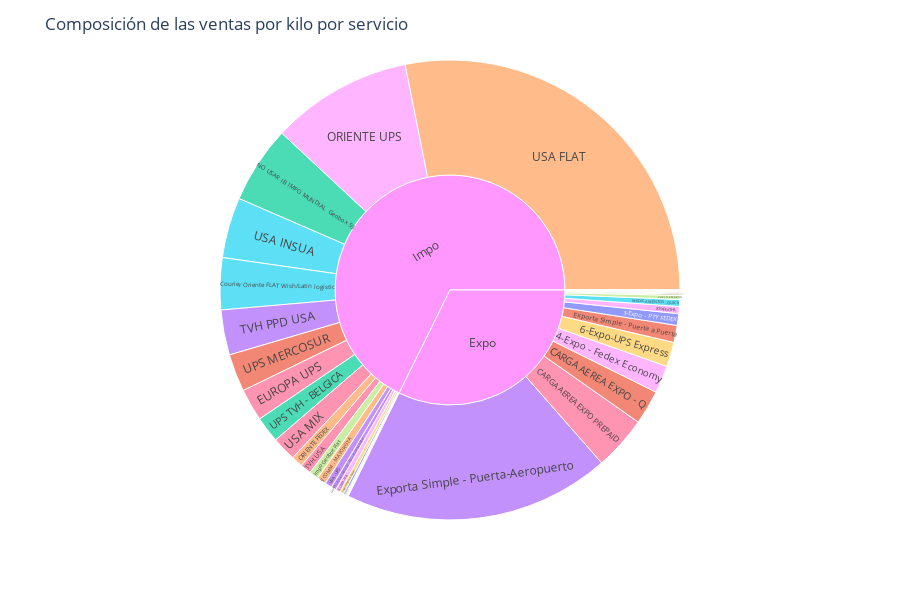

Notebook source saved alongside this figure:
### Code cell
fig = px.sunburst(df_servicios_ultimo_ano, path=['Servicio', 'Motivo'], values='Guias_Peso',
                  color='Motivo', hover_data=['Motivo'], 
                  width=900, height=600)
fig.update_layout(title= 'Composición de las ventas por kilo por servicio')
fig.show()

### Figure 1 — Plotly figure (JSON) as saved in the notebook; plotly's stock layout.template omitted (floating-point values rounded to 4 significant figures)
{"data": [{"branchvalues": "total", "customdata": [["FEDEX RESTO DEL MUNDO ZONA B", "FEDEX RESTO DEL MUNDO ZONA B"], ["Exporta Simple - Puerta a Puerta", "Exporta Simple - Puerta a Puerta"], ["ECOMM-SZX", "ECOMM-SZX"], ["Exporta Simple - Puerta-Aeropuerto", "Exporta Simple - Puerta-Aeropuerto"], ["ECOMM - MAYORISTA", "ECOMM - MAYORISTA"], ["COURIER - LISTADO ADJUNTO", "COURIER - LISTADO ADJUNTO"], ["CARGA - COURIER FEDEX ECONOMY", "CARGA - COURIER FEDEX ECONOMY"], ["Expo Raico Courier", "Expo Raico Courier"], ["4-Expo - Fedex Economy", "4-Expo - Fedex Economy"], ["Impo Imaca Flat Europa", "Impo Imaca Flat Europa"], ["3-Expo - PTY FEDEX", "3-Expo - PTY FEDEX"], ["CARGA AEREA EXPO - Q", "CARGA AEREA EXPO - Q"], ["1-Expo - PTY FEDEX Envelope", "1-Expo - PTY FEDEX Envelope"], ["Mercosur FEDEX", "Mercosur FEDEX"], ["ORIENTE FEDEX", "ORIENTE FEDEX"], ["MEDICAMENTOS - QUICK ", "MEDICAMENTOS - QUICK "], ["TVH USA", "TVH USA"], ["Impo Geobox Flat ", "Impo Geobox Flat "], ["ORIENTE UPS", "ORIENTE UPS"], ["IMPO - QUICK", "IMPO - QUICK"], ["FEDEX RESTO DEL MUNDO ZONA A", "FEDEX RESTO DEL MUNDO ZONA A"], ["RAIBOX", "RAIBOX"], ["NO USAR IB IMPO MUNDIAL  Geobox 53", "NO USAR IB IMPO MUNDIAL  Geobox 53"], ["TVH PPD USA", "TVH PPD USA"], ["STANDARD MAIL", "STANDARD MAIL"], ["Courier Oriente FLAT Wish/Latin logistic", "Courier Oriente FLAT Wish/Latin logistic"], ["CARGA AEREA EXPO PREPAID", "CARGA AEREA EXPO PREPAID"], ["8-Expo-TNT", "8-Expo-TNT"], ["8 Expo DHL ", "8 Expo DHL "], ["6-Expo-UPS Express", "6-Expo-UPS Express"], ["EUROPA FEDEX ", "EUROPA FEDEX "], ["ECOMM-MAD", "ECOMM-MAD"], ["DESCO AGENTE  MAYORISTA MAY", "DESCO AGENTE  MAYORISTA MAY"], ["CHINA LATIN LOGISTIC  CO via UPS/FEDEX", "CHINA LATIN LOGISTIC  CO via UPS/FEDEX"], ["5-EXPO - UPS Envelope", "5-EXPO - UPS Envelope"], ["2-Expo - PTY FEDEX PAK", "2-Expo - PTY FEDEX PAK"], ["EUROPA UPS", "EUROPA UPS"], ["CARGA - COURIER FEDEX PRIORITY", "CARGA - COURIER FEDEX PRIORITY"], ["ECOMM-MIA", "ECOMM-MIA"], [" -Expo - IMEX x DHL", " -Expo - IMEX x DHL"], ["UPS CENTROAMERICA", "UPS CENTROAMERICA"], ["UPS MERCOSUR", "UPS MERCOSUR"], ["UPS TVH - BELGICA", "UPS TVH - BELGICA"], ["USA - UPS", "USA - UPS"], ["USA FLAT", "USA FLAT"], ["USA INSUA", "USA INSUA"], ["USA MIX", "USA MIX"], ["VUELO AMAZON", "VUELO AMAZON"], ["(?)", "(?)"], ["(?)", "(?)"]], "domain": {"x": [0, 1], "y": [0, 1]}, "hovertemplate": "labels=%{label}<br>Guias_Peso=%{value}<br>parent=%{parent}<br>id=%{id}<br>Motivo=%{customdata[1]}<extra></extra>", "ids": ["Impo/FEDEX RESTO DEL MUNDO ZONA B", "Expo/Exporta Simple - Puerta a Puerta", "Impo/ECOMM-SZX", "Expo/Exporta Simple - Puerta-Aeropuerto", "Impo/ECOMM - MAYORISTA", "Expo/COURIER - LISTADO ADJUNTO", "Expo/CARGA - COURIER FEDEX ECONOMY", "Expo/Expo Raico Courier", "Expo/4-Expo - Fedex Economy", "Impo/Impo Imaca Flat Europa", "Expo/3-Expo - PTY FEDEX", "Expo/CARGA AEREA EXPO - Q", "Expo/1-Expo - PTY FEDEX Envelope", "Impo/Mercosur FEDEX", "Impo/ORIENTE FEDEX", "Expo/MEDICAMENTOS - QUICK ", "Impo/TVH USA", "Impo/Impo Geobox Flat ", "Impo/ORIENTE UPS", "Impo/IMPO - QUICK", "Impo/FEDEX RESTO DEL MUNDO ZONA A", "Impo/RAIBOX", "Impo/NO USAR IB IMPO MUNDIAL  Geobox 53", "Impo/TVH PPD USA", "Expo/STANDARD MAIL", "Impo/Courier Oriente FLAT Wish/Latin logistic", "Expo/CARGA AEREA EXPO PREPAID", "Expo/8-Expo-TNT", "Expo/8 Expo DHL ", "Expo/6-Expo-UPS Express", "Impo/EUROPA FEDEX ", "Impo/ECOMM-MAD", "Impo/DESCO AGENTE  MAYORISTA MAY", "Impo/CHINA LATIN LOGISTIC  CO via UPS/FEDEX", "Expo/5-EXPO - UPS Envelope", "Expo/2-Expo - PTY FEDEX PAK", "Impo/EUROPA UPS", "Expo/CARGA - COURIER FEDEX PRIORITY", "Impo/ECOMM-MIA", "Expo/ -Expo - IMEX x DHL", "Impo/UPS CENTROAMERICA", "Impo/UPS MERCOSUR", "Impo/UPS TVH - BELGICA", "Impo/USA - UPS", "Impo/USA FLAT", "Impo/USA INSUA", "Impo/USA MIX", "Expo/VUELO AMAZON", "Expo", "Impo"], "labels": ["FEDEX RESTO DEL MUNDO ZONA B", "Exporta Simple - Puerta a Puerta", "ECOMM-SZX", "Exporta Simple - Puerta-Aeropuerto", "ECOMM - MAYORISTA", "COURIER - LISTADO ADJUNTO", "CARGA - COURIER FEDEX ECONOMY", "Expo Raico Courier", "4-Expo - Fedex Economy", "Impo Imaca Flat Europa", "3-Expo - PTY FEDEX", "CARGA AEREA EXPO - Q", "1-Expo - PTY FEDEX Envelope", "Mercosur FEDEX", "ORIENTE FEDEX", "MEDICAMENTOS - QUICK ", "TVH USA", "Impo Geobox Flat ", "ORIENTE UPS", "IMPO - QUICK", "FEDEX RESTO DEL MUNDO ZONA A", "RAIBOX", "NO USAR IB IMPO MUNDIAL  Geobox 53", "TVH PPD USA", "STANDARD MAIL", "Courier Oriente FLAT Wish/Latin logistic", "CARGA AEREA EXPO PREPAID", "8-Expo-TNT", "8 Expo DHL ", "6-Expo-UPS Express", "EUROPA FEDEX ", "ECOMM-MAD", "DESCO AGENTE  MAYORISTA MAY", "CHINA LATIN LOGISTIC  CO via UPS/FEDEX", "5-EXPO - UPS Envelope", "2-Expo - PTY FEDEX PAK", "EUROPA UPS", "CARGA - COURIER FEDEX PRIORITY", "ECOMM-MIA", " -Expo - IMEX x DHL", "UPS CENTROAMERICA", "UPS MERCOSUR", "UPS TVH - BELGICA", "USA - UPS", "USA FLAT", "USA INSUA", "USA MIX", "VUELO AMAZON", "Expo", "Impo"], "marker": {"colors": ["#636efa", "#EF553B", "#00cc96", "#ab63fa", "#FFA15A", "#19d3f3", "#FF6692", "#B6E880", "#FF97FF", "#FECB52", "#636efa", "#EF553B", "#00cc96", "#ab63fa", "#FFA15A", "#19d3f3", "#FF6692", "#B6E880", "#FF97FF", "#FECB52", "#636efa", "#EF553B", "#00cc96", "#ab63fa", "#FFA15A", "#19d3f3", "#FF6692", "#B6E880", "#FF97FF", "#FECB52", "#636efa", "#EF553B", "#00cc96", "#ab63fa", "#FFA15A", "#19d3f3", "#FF6692", "#B6E880", "#FF97FF", "#FECB52", "#636efa", "#EF553B", "#00cc96", "#ab63fa", "#FFA15A", "#19d3f3", "#FF6692", "#B6E880", "#FF97FF", "#FF97FF"]}, "name": "", "parents": ["Impo", "Expo", "Impo", "Expo", "Impo", "Expo", "Expo", "Expo", "Expo", "Impo", "Expo", "Expo", "Expo", "Impo", "Impo", "Expo", "Impo", "Impo", "Impo", "Impo", "Impo", "Impo", "Impo", "Impo", "Expo", "Impo", "Expo", "Expo", "Expo", "Expo", "Impo", "Impo", "Impo", "Impo", "Expo", "Expo", "Impo", "Expo", "Impo", "Expo", "Impo", "Impo", "Impo", "Impo", "Impo", "Impo", "Impo", "Expo", "", ""], "type": "sunburst", "values": [109, 28580.0, 1280.0, 448000.0, 15180.0, 130.2, 1820.0, 30, 46282, 6444.0, 19520.0, 57590.0, 1138.0, 24, 19410.0, 11520.0, 18186, 15880.0, 237100.0, 26, 334.4, 594.8, 129600.0, 75605, 696.7, 87070.0, 90790.0, 778.1, 12050.0, 41260.0, 3508.0, 1580.0, 489.8, 8350.0, 399.9, 650.6, 54370.0, 2483.0, 8022.0, 984, 711, 63210.0, 43500.0, 11920.0, 672000.0, 101600.0, 40860.0, 6686, 771400.0, 1617000.0]}], "layout": {"height": 600, "legend": {"tracegroupgap": 0}, "margin": {"t": 60}, "title": {"text": "Composición de las ventas por kilo por servicio"}, "width": 900}}
